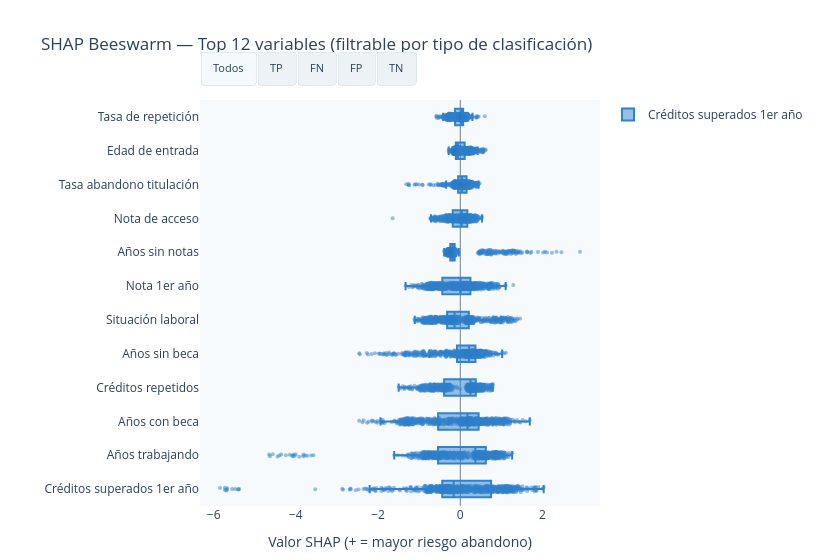

Here is the notebook cell this chart was saved with:
### Code cell
# ============================================================
# CELDA 5: GRÁFICO 2 — BEESWARM FILTRABLE POR TIPO
# Cada punto = un alumno. Eje X = valor SHAP.
# Botones para filtrar por TP / FN / FP / TN / Todos.
# Muestra de 800 obs para no saturar el HTML.
# ============================================================
imp_media  = np.abs(shap_matrix).mean(axis=0)
top12_idx  = np.argsort(imp_media)[::-1][:12]
top12_names = [nombre_legible(feature_names[i]) for i in top12_idx]

np.random.seed(42)
sample_idx  = np.random.choice(len(X_test), min(800, len(X_test)), replace=False)

tipos_orden  = ['Todos', 'TP', 'FN', 'FP', 'TN']
colores_tipo = {'TP':'#27ae60','FN':'#e74c3c','FP':'#e67e22','TN':'#95a5a6','Todos':'#3182ce'}

traces = []
for tipo in tipos_orden:
    mask = np.ones(len(sample_idx), dtype=bool) if tipo == 'Todos' else tipo_cls[sample_idx] == tipo
    si   = sample_idx[mask]
    for j, fi in enumerate(top12_idx):
        fname = nombre_legible(feature_names[fi])
        sv    = shap_matrix[si, fi]
        traces.append(go.Box(
            x=sv, name=fname,
            orientation='h',
            marker=dict(color=colores_tipo[tipo], opacity=0.5, size=4),
            boxpoints='all', jitter=0.4, pointpos=0,
            visible=(tipo == 'Todos'),
            legendgroup=tipo,
            showlegend=(j==0),
            hovertemplate=f'<b>{fname}</b><br>SHAP: %{{x:.4f}}<extra>{tipo}</extra>',
        ))

n_feat  = len(top12_idx)
n_tipos = len(tipos_orden)
buttons = []
for ti, tipo in enumerate(tipos_orden):
    vis = [False] * (n_feat * n_tipos)
    for j in range(n_feat):
        vis[ti * n_feat + j] = True
    n_tipo = (tipo_cls==tipo).sum() if tipo != 'Todos' else len(tipo_cls)
    buttons.append(dict(
        label=tipo, method='update',
        args=[{'visible': vis},
              {'title': f'SHAP Beeswarm — {tipo} ({n_tipo} alumnos)'}]
    ))

fig_bee = go.Figure(data=traces)
fig_bee.update_layout(
    title='SHAP Beeswarm — Top 12 variables (filtrable por tipo de clasificación)',
    xaxis=dict(title='Valor SHAP (+ = mayor riesgo abandono)',
               zeroline=True, zerolinecolor='#718096', zerolinewidth=1),
    height=560, width=820,
    plot_bgcolor='#f7fafc', paper_bgcolor='white',
    updatemenus=[dict(
        type='buttons', direction='right',
        x=0.0, y=1.12, xanchor='left',
        buttons=buttons,
        bgcolor='#edf2f7', bordercolor='#e2e8f0',
        font=dict(size=11),
    )],
    margin=dict(l=200, r=40, t=100, b=40),
)
fig_bee.show()
print('✅ Beeswarm filtrable generado.')

### Figure 1 — Plotly figure (JSON) as saved in the notebook; plotly's stock layout.template omitted (floating-point values rounded to 4 significant figures; data arrays with more than 128 entries replaced by an {"elided": "..."} marker saying what was removed)
{"data": [{"boxpoints": "all", "hovertemplate": "<b>Créditos superados 1er año</b><br>SHAP: %{x:.4f}<extra>Todos</extra>", "jitter": 0.4, "legendgroup": "Todos", "marker": {"color": "#3182ce", "opacity": 0.5, "size": 4}, "name": "Créditos superados 1er año", "orientation": "h", "pointpos": 0, "showlegend": true, "type": "box", "visible": true, "x": {"elided": "800 float values"}}, {"boxpoints": "all", "hovertemplate": "<b>Años trabajando</b><br>SHAP: %{x:.4f}<extra>Todos</extra>", "jitter": 0.4, "legendgroup": "Todos", "marker": {"color": "#3182ce", "opacity": 0.5, "size": 4}, "name": "Años trabajando", "orientation": "h", "pointpos": 0, "showlegend": false, "type": "box", "visible": true, "x": {"elided": "800 float values"}}, {"boxpoints": "all", "hovertemplate": "<b>Años con beca</b><br>SHAP: %{x:.4f}<extra>Todos</extra>", "jitter": 0.4, "legendgroup": "Todos", "marker": {"color": "#3182ce", "opacity": 0.5, "size": 4}, "name": "Años con beca", "orientation": "h", "pointpos": 0, "showlegend": false, "type": "box", "visible": true, "x": {"elided": "800 float values"}}, {"boxpoints": "all", "hovertemplate": "<b>Créditos repetidos</b><br>SHAP: %{x:.4f}<extra>Todos</extra>", "jitter": 0.4, "legendgroup": "Todos", "marker": {"color": "#3182ce", "opacity": 0.5, "size": 4}, "name": "Créditos repetidos", "orientation": "h", "pointpos": 0, "showlegend": false, "type": "box", "visible": true, "x": {"elided": "800 float values"}}, {"boxpoints": "all", "hovertemplate": "<b>Años sin beca</b><br>SHAP: %{x:.4f}<extra>Todos</extra>", "jitter": 0.4, "legendgroup": "Todos", "marker": {"color": "#3182ce", "opacity": 0.5, "size": 4}, "name": "Años sin beca", "orientation": "h", "pointpos": 0, "showlegend": false, "type": "box", "visible": true, "x": {"elided": "800 float values"}}, {"boxpoints": "all", "hovertemplate": "<b>Situación laboral</b><br>SHAP: %{x:.4f}<extra>Todos</extra>", "jitter": 0.4, "legendgroup": "Todos", "marker": {"color": "#3182ce", "opacity": 0.5, "size": 4}, "name": "Situación laboral", "orientation": "h", "pointpos": 0, "showlegend": false, "type": "box", "visible": true, "x": {"elided": "800 float values"}}, {"boxpoints": "all", "hovertemplate": "<b>Nota 1er año</b><br>SHAP: %{x:.4f}<extra>Todos</extra>", "jitter": 0.4, "legendgroup": "Todos", "marker": {"color": "#3182ce", "opacity": 0.5, "size": 4}, "name": "Nota 1er año", "orientation": "h", "pointpos": 0, "showlegend": false, "type": "box", "visible": true, "x": {"elided": "800 float values"}}, {"boxpoints": "all", "hovertemplate": "<b>Años sin notas</b><br>SHAP: %{x:.4f}<extra>Todos</extra>", "jitter": 0.4, "legendgroup": "Todos", "marker": {"color": "#3182ce", "opacity": 0.5, "size": 4}, "name": "Años sin notas", "orientation": "h", "pointpos": 0, "showlegend": false, "type": "box", "visible": true, "x": {"elided": "800 float values"}}, {"boxpoints": "all", "hovertemplate": "<b>Nota de acceso</b><br>SHAP: %{x:.4f}<extra>Todos</extra>", "jitter": 0.4, "legendgroup": "Todos", "marker": {"color": "#3182ce", "opacity": 0.5, "size": 4}, "name": "Nota de acceso", "orientation": "h", "pointpos": 0, "showlegend": false, "type": "box", "visible": true, "x": {"elided": "800 float values"}}, {"boxpoints": "all", "hovertemplate": "<b>Tasa abandono titulación</b><br>SHAP: %{x:.4f}<extra>Todos</extra>", "jitter": 0.4, "legendgroup": "Todos", "marker": {"color": "#3182ce", "opacity": 0.5, "size": 4}, "name": "Tasa abandono titulación", "orientation": "h", "pointpos": 0, "showlegend": false, "type": "box", "visible": true, "x": {"elided": "800 float values"}}, {"boxpoints": "all", "hovertemplate": "<b>Edad de entrada</b><br>SHAP: %{x:.4f}<extra>Todos</extra>", "jitter": 0.4, "legendgroup": "Todos", "marker": {"color": "#3182ce", "opacity": 0.5, "size": 4}, "name": "Edad de entrada", "orientation": "h", "pointpos": 0, "showlegend": false, "type": "box", "visible": true, "x": {"elided": "800 float values"}}, {"boxpoints": "all", "hovertemplate": "<b>Tasa de repetición</b><br>SHAP: %{x:.4f}<extra>Todos</extra>", "jitter": 0.4, "legendgroup": "Todos", "marker": {"color": "#3182ce", "opacity": 0.5, "size": 4}, "name": "Tasa de repetición", "orientation": "h", "pointpos": 0, "showlegend": false, "type": "box", "visible": true, "x": {"elided": "800 float values"}}, {"boxpoints": "all", "hovertemplate": "<b>Créditos superados 1er año</b><br>SHAP: %{x:.4f}<extra>TP</extra>", "jitter": 0.4, "legendgroup": "TP", "marker": {"color": "#27ae60", "opacity": 0.5, "size": 4}, "name": "Créditos superados 1er año", "orientation": "h", "pointpos": 0, "showlegend": true, "type": "box", "visible": false, "x": {"elided": "175 float values"}}, {"boxpoints": "all", "hovertemplate": "<b>Años trabajando</b><br>SHAP: %{x:.4f}<extra>TP</extra>", "jitter": 0.4, "legendgroup": "TP", "marker": {"color": "#27ae60", "opacity": 0.5, "size": 4}, "name": "Años trabajando", "orientation": "h", "pointpos": 0, "showlegend": false, "type": "box", "visible": false, "x": {"elided": "175 float values"}}, {"boxpoints": "all", "hovertemplate": "<b>Años con beca</b><br>SHAP: %{x:.4f}<extra>TP</extra>", "jitter": 0.4, "legendgroup": "TP", "marker": {"color": "#27ae60", "opacity": 0.5, "size": 4}, "name": "Años con beca", "orientation": "h", "pointpos": 0, "showlegend": false, "type": "box", "visible": false, "x": {"elided": "175 float values"}}, {"boxpoints": "all", "hovertemplate": "<b>Créditos repetidos</b><br>SHAP: %{x:.4f}<extra>TP</extra>", "jitter": 0.4, "legendgroup": "TP", "marker": {"color": "#27ae60", "opacity": 0.5, "size": 4}, "name": "Créditos repetidos", "orientation": "h", "pointpos": 0, "showlegend": false, "type": "box", "visible": false, "x": {"elided": "175 float values"}}, {"boxpoints": "all", "hovertemplate": "<b>Años sin beca</b><br>SHAP: %{x:.4f}<extra>TP</extra>", "jitter": 0.4, "legendgroup": "TP", "marker": {"color": "#27ae60", "opacity": 0.5, "size": 4}, "name": "Años sin beca", "orientation": "h", "pointpos": 0, "showlegend": false, "type": "box", "visible": false, "x": {"elided": "175 float values"}}, {"boxpoints": "all", "hovertemplate": "<b>Situación laboral</b><br>SHAP: %{x:.4f}<extra>TP</extra>", "jitter": 0.4, "legendgroup": "TP", "marker": {"color": "#27ae60", "opacity": 0.5, "size": 4}, "name": "Situación laboral", "orientation": "h", "pointpos": 0, "showlegend": false, "type": "box", "visible": false, "x": {"elided": "175 float values"}}, {"boxpoints": "all", "hovertemplate": "<b>Nota 1er año</b><br>SHAP: %{x:.4f}<extra>TP</extra>", "jitter": 0.4, "legendgroup": "TP", "marker": {"color": "#27ae60", "opacity": 0.5, "size": 4}, "name": "Nota 1er año", "orientation": "h", "pointpos": 0, "showlegend": false, "type": "box", "visible": false, "x": {"elided": "175 float values"}}, {"boxpoints": "all", "hovertemplate": "<b>Años sin notas</b><br>SHAP: %{x:.4f}<extra>TP</extra>", "jitter": 0.4, "legendgroup": "TP", "marker": {"color": "#27ae60", "opacity": 0.5, "size": 4}, "name": "Años sin notas", "orientation": "h", "pointpos": 0, "showlegend": false, "type": "box", "visible": false, "x": {"elided": "175 float values"}}, {"boxpoints": "all", "hovertemplate": "<b>Nota de acceso</b><br>SHAP: %{x:.4f}<extra>TP</extra>", "jitter": 0.4, "legendgroup": "TP", "marker": {"color": "#27ae60", "opacity": 0.5, "size": 4}, "name": "Nota de acceso", "orientation": "h", "pointpos": 0, "showlegend": false, "type": "box", "visible": false, "x": {"elided": "175 float values"}}, {"boxpoints": "all", "hovertemplate": "<b>Tasa abandono titulación</b><br>SHAP: %{x:.4f}<extra>TP</extra>", "jitter": 0.4, "legendgroup": "TP", "marker": {"color": "#27ae60", "opacity": 0.5, "size": 4}, "name": "Tasa abandono titulación", "orientation": "h", "pointpos": 0, "showlegend": false, "type": "box", "visible": false, "x": {"elided": "175 float values"}}, {"boxpoints": "all", "hovertemplate": "<b>Edad de entrada</b><br>SHAP: %{x:.4f}<extra>TP</extra>", "jitter": 0.4, "legendgroup": "TP", "marker": {"color": "#27ae60", "opacity": 0.5, "size": 4}, "name": "Edad de entrada", "orientation": "h", "pointpos": 0, "showlegend": false, "type": "box", "visible": false, "x": {"elided": "175 float values"}}, {"boxpoints": "all", "hovertemplate": "<b>Tasa de repetición</b><br>SHAP: %{x:.4f}<extra>TP</extra>", "jitter": 0.4, "legendgroup": "TP", "marker": {"color": "#27ae60", "opacity": 0.5, "size": 4}, "name": "Tasa de repetición", "orientation": "h", "pointpos": 0, "showlegend": false, "type": "box", "visible": false, "x": {"elided": "175 float values"}}, {"boxpoints": "all", "hovertemplate": "<b>Créditos superados 1er año</b><br>SHAP: %{x:.4f}<extra>FN</extra>", "jitter": 0.4, "legendgroup": "FN", "marker": {"color": "#e74c3c", "opacity": 0.5, "size": 4}, "name": "Créditos superados 1er año", "orientation": "h", "pointpos": 0, "showlegend": true, "type": "box", "visible": false, "x": [0.1994, -0.08176, 1.296, 0.4975, 0.01948, 1.143, 1.154, -0.9323, -1.322, 1.087, 0.3694, 0.571, -0.3781, 0.02423, -0.2775, 0.3964, -0.1231, 0.2619, -0.3228, -0.1952, 1.249, 1.031, 1.255, 0.3979, -1.376, 1.018, 0.8461, 0.3611, 0.05521, -0.4312, 0.391, 0.5452, 0.69, 1.218, 1.19, -0.3072, 0.3165, -0.2035, 0.03978, 0.1022, 0.6959, 0.948, 1.288, 0.6222, 0.7103, 1.204, 0.8133, 0.147]}, {"boxpoints": "all", "hovertemplate": "<b>Años trabajando</b><br>SHAP: %{x:.4f}<extra>FN</extra>", "jitter": 0.4, "legendgroup": "FN", "marker": {"color": "#e74c3c", "opacity": 0.5, "size": 4}, "name": "Años trabajando", "orientation": "h", "pointpos": 0, "showlegend": false, "type": "box", "visible": false, "x": [0.4632, -0.6305, 0.1683, -0.2449, -0.3103, -0.08638, -0.0685, 0.5395, 0.6778, -0.6226, 0.5766, -0.09645, 0.8409, -0.8769, 0.09181, 0.4341, 0.5757, 0.5094, -0.1501, -0.01016, 0.01424, -0.009809, -0.5145, 0.524, 0.4539, -0.1765, 0.105, 0.5611, -0.4416, -0.4331, 0.53, 0.5786, 0.5177, -0.1793, -0.4914, -0.3501, -0.8545, -0.3917, -0.1555, 0.4309, -1.268, 0.1737, -0.6215, -0.4864, -0.8493, -0.3606, 0.5256, 0.409]}, {"boxpoints": "all", "hovertemplate": "<b>Años con beca</b><br>SHAP: %{x:.4f}<extra>FN</extra>", "jitter": 0.4, "legendgroup": "FN", "marker": {"color": "#e74c3c", "opacity": 0.5, "size": 4}, "name": "Años con beca", "orientation": "h", "pointpos": 0, "showlegend": false, "type": "box", "visible": false, "x": [0.196, 0.4503, 0.01288, -0.319, 0.005883, -0.01753, 0.4497, 0.3036, 1.274, -0.3974, 0.2233, -0.7435, -0.7967, -0.6267, 0.04954, -1.268, 0.6385, 0.632, -0.6394, 0.453, 0.1365, 0.2572, 0.1432, 0.2204, 0.3424, 0.09214, 0.2187, 0.229, 0.4093, 0.7425, 0.208, -0.09993, 0.4095, -0.2891, 0.3163, 0.2766, 0.3636, 0.06571, -0.4538, 0.1782, -1.098, 0.1769, 0.1533, -0.3887, -0.5396, -0.7948, 0.2298, 0.4582]}, {"boxpoints": "all", "hovertemplate": "<b>Créditos repetidos</b><br>SHAP: %{x:.4f}<extra>FN</extra>", "jitter": 0.4, "legendgroup": "FN", "marker": {"color": "#e74c3c", "opacity": 0.5, "size": 4}, "name": "Créditos repetidos", "orientation": "h", "pointpos": 0, "showlegend": false, "type": "box", "visible": false, "x": [0.334, 0.2637, 0.3318, -0.6176, 0.2533, 0.3591, 0.3578, -0.003168, 0.3415, 0.3098, 0.4151, -0.4312, 0.5237, 0.3098, -0.309, -0.6608, -0.9667, 0.4011, 0.2309, -0.7959, 0.319, 0.3267, 0.2898, 0.3863, -0.8467, 0.3947, 0.3075, 0.367, 0.4493, 0.3274, 0.3792, -0.9351, 0.2523, -0.6668, 0.3192, -0.3048, -0.1776, 0.2614, -0.3312, 0.2665, 0.3326, -0.9166, 0.3408, 0.1963, 0.3362, -0.149, 0.3777, 0.3439]}, {"boxpoints": "all", "hovertemplate": "<b>Años sin beca</b><br>SHAP: %{x:.4f}<extra>FN</extra>", "jitter": 0.4, "legendgroup": "FN", "marker": {"color": "#e74c3c", "opacity": 0.5, "size": 4}, "name": "Años sin beca", "orientation": "h", "pointpos": 0, "showlegend": false, "type": "box", "visible": false, "x": [0.2618, 0.5198, 0.151, 0.147, 0.2356, 0.2381, 0.1845, -1.061, 0.06149, 0.03216, 0.2811, 0.3065, 0.325, 0.1158, -0.896, 0.06288, -1.415, 0.3827, 0.2039, -0.851, 0.1792, 0.3704, 0.1904, 0.206, 0.5521, 0.1834, 0.3493, 0.1791, 0.4712, 0.1147, 0.3173, -0.04156, 0.2704, 0.1814, -0.3822, -0.1367, -1.657, 0.4733, 0.1411, 0.3163, 0.04801, -0.9053, 0.1597, 0.03251, 0.05719, 0.04252, 0.2329, 0.3863]}, {"boxpoints": "all", "hovertemplate": "<b>Situación laboral</b><br>SHAP: %{x:.4f}<extra>FN</extra>", "jitter": 0.4, "legendgroup": "FN", "marker": {"color": "#e74c3c", "opacity": 0.5, "size": 4}, "name": "Situación laboral", "orientation": "h", "pointpos": 0, "showlegend": false, "type": "box", "visible": false, "x": [-0.6124, -0.3915, -0.4536, -0.1367, -0.3955, -0.4052, -0.9958, 0.102, 0.2554, -0.2802, -0.7295, -0.1259, -0.1199, -0.1578, -0.08571, 0.006873, 0.2028, -1.049, -0.129, -0.2323, -0.5941, -0.7118, -0.5294, -0.5711, 0.1845, -0.6631, -0.766, -0.6818, -0.2828, -0.6193, -0.535, 0.0934, -1.043, -0.242, -0.4948, -0.08689, -0.1644, -0.3336, -0.2252, -0.7791, -0.3508, -0.2046, -0.4888, -0.4172, -0.2348, -0.3102, -0.8799, -1.107]}, {"boxpoints": "all", "hovertemplate": "<b>Nota 1er año</b><br>SHAP: %{x:.4f}<extra>FN</extra>", "jitter": 0.4, "legendgroup": "FN", "marker": {"color": "#e74c3c", "opacity": 0.5, "size": 4}, "name": "Nota 1er año", "orientation": "h", "pointpos": 0, "showlegend": false, "type": "box", "visible": false, "x": [-0.2128, -0.6667, -0.151, 0.198, 0.1827, -0.5329, 0.1217, -0.3526, -0.1013, 0.7635, -0.3089, 0.7244, 0.387, 0.2466, -0.1713, 0.2297, 0.2549, 0.2555, 0.2228, -0.01484, 0.1605, 0.2425, 0.6635, -0.08779, 0.02974, 0.3405, 0.3631, -0.2348, 0.1061, -0.1733, -0.9093, 0.1147, 0.0929, 0.2644, 0.7116, -0.5124, 0.2197, -0.8919, -0.3728, -0.2912, 0.2969, 0.4343, 0.3625, 0.2943, 0.7072, 0.3761, 0.4109, 0.851]}, {"boxpoints": "all", "hovertemplate": "<b>Años sin notas</b><br>SHAP: %{x:.4f}<extra>FN</extra>", "jitter": 0.4, "legendgroup": "FN", "marker": {"color": "#e74c3c", "opacity": 0.5, "size": 4}, "name": "Años sin notas", "orientation": "h", "pointpos": 0, "showlegend": false, "type": "box", "visible": false, "x": [-0.1965, -0.2068, -0.1793, -0.256, 0.8217, -0.1842, -0.1664, 1.709, -0.1622, -0.1331, -0.1929, 1.106, -0.214, -0.1783, 2.46, 1.156, 1.311, -0.2072, 0.981, -0.3083, -0.14, -0.1647, -0.1495, -0.1937, -0.3224, -0.1787, -0.1722, -0.202, -0.1944, -0.1963, -0.165, 1.304, 0.5479, -0.2078, -0.1781, 1.331, 0.9929, -0.2029, -0.2638, -0.1753, -0.2165, -0.3199, -0.174, 1.73, -0.1752, -0.2459, -0.17, -0.1522]}, {"boxpoints": "all", "hovertemplate": "<b>Nota de acceso</b><br>SHAP: %{x:.4f}<extra>FN</extra>", "jitter": 0.4, "legendgroup": "FN", "marker": {"color": "#e74c3c", "opacity": 0.5, "size": 4}, "name": "Nota de acceso", "orientation": "h", "pointpos": 0, "showlegend": false, "type": "box", "visible": false, "x": [0.02533, -0.1035, 0.297, 0.2014, -0.204, 0.1713, 0.1758, 0.09669, 0.1708, 0.3315, 0.3609, 0.1952, 0.1702, -0.05819, -0.3036, 0.1163, 0.09207, -0.2909, -0.1352, 0.136, -0.2791, -0.2848, -0.2809, 0.3543, 0.02013, -0.2328, -0.2162, 0.4194, 0.1453, 0.235, 0.5299, 0.1026, 0.2883, 0.2318, 0.2337, 0.2148, -0.01281, -0.1815, -0.1043, -0.4961, 0.1948, 0.05855, 0.2217, -0.1067, -0.01773, 0.345, -0.3728, -0.4433]}, {"boxpoints": "all", "hovertemplate": "<b>Tasa abandono titulación</b><br>SHAP: %{x:.4f}<extra>FN</extra>", "jitter": 0.4, "legendgroup": "FN", "marker": {"color": "#e74c3c", "opacity": 0.5, "size": 4}, "name": "Tasa abandono titulación", "orientation": "h", "pointpos": 0, "showlegend": false, "type": "box", "visible": false, "x": [0.1877, 0.2439, 0.08472, 0.2155, 0.2028, 0.04103, -0.05979, 0.3131, -0.09653, 0.1255, 0.1149, 0.238, 0.03483, 0.151, 0.1943, 0.05505, 0.1941, 0.0944, 0.2917, 0.2311, 0.03861, 0.2014, 0.08917, 0.1342, 0.2735, 0.1207, 0.007192, 0.05211, 0.2212, 0.255, -0.04063, -0.05109, 0.09165, 0.06914, 0.0634, -0.1016, -0.0128, 0.1903, 0.2213, -0.04769, 0.1639, -0.01316, 0.05359, 0.1826, 0.001957, 0.1503, 0.03926, 0.1009]}, {"boxpoints": "all", "hovertemplate": "<b>Edad de entrada</b><br>SHAP: %{x:.4f}<extra>FN</extra>", "jitter": 0.4, "legendgroup": "FN", "marker": {"color": "#e74c3c", "opacity": 0.5, "size": 4}, "name": "Edad de entrada", "orientation": "h", "pointpos": 0, "showlegend": false, "type": "box", "visible": false, "x": [-0.1026, -0.08471, -0.02409, -0.1016, -0.1366, 0.4228, -0.1253, 0.4086, 0.2187, 0.1563, 0.2052, -0.2255, 0.1998, -0.1256, -0.1272, 0.2387, -0.1415, -0.07867, -0.1819, -0.1298, -0.06631, -0.0908, -0.06489, -0.09535, 0.282, -0.09762, -0.1084, 0.2321, -0.04561, -0.07909, 0.3876, -0.0007088, -0.084, -0.03483, -0.01701, -0.03533, -0.01824, -0.08168, -0.0431, -0.05714, -0.16, 0.1561, -0.008691, -0.138, -0.1265, 0.007075, -0.09356, -0.0398]}, {"boxpoints": "all", "hovertemplate": "<b>Tasa de repetición</b><br>SHAP: %{x:.4f}<extra>FN</extra>", "jitter": 0.4, "legendgroup": "FN", "marker": {"color": "#e74c3c", "opacity": 0.5, "size": 4}, "name": "Tasa de repetición", "orientation": "h", "pointpos": 0, "showlegend": false, "type": "box", "visible": false, "x": [0.03888, 0.008973, 0.03911, -0.02054, 0.009304, 0.03678, 0.05878, 0.2051, 0.03006, 0.04938, 0.06389, -0.1651, 0.07063, 0.02586, 0.07754, -0.05803, -0.232, 0.07062, 0.002732, -0.2305, 0.05965, 0.05371, 0.05098, 0.06397, -0.2336, 0.06132, 0.05181, 0.06485, 0.05469, 0.02791, 0.05024, -0.526, 0.03273, -0.1349, 0.04734, -0.1144, 0.2916, 0.006699, -0.1765, 0.036, -0.01896, 0.06522, 0.06246, 0.02759, 0.03957, -0.1633, 0.07498, 0.05953]}, {"boxpoints": "all", "hovertemplate": "<b>Créditos superados 1er año</b><br>SHAP: %{x:.4f}<extra>FP</extra>", "jitter": 0.4, "legendgroup": "FP", "marker": {"color": "#e67e22", "opacity": 0.5, "size": 4}, "name": "Créditos superados 1er año", "orientation": "h", "pointpos": 0, "showlegend": true, "type": "box", "visible": false, "x": [-0.4789, 1.016, 0.9864, 0.8405, 0.6628, 0.4335, 0.9344, 1.165, 1.283, 0.3424, 1.099, 1.062, 0.1584, 0.521, 0.9347, -0.9894, 0.9166, 1.199, 0.3454, -1.479, 0.9343, 1.085, 0.859, 0.6899, 0.5001]}, {"boxpoints": "all", "hovertemplate": "<b>Años trabajando</b><br>SHAP: %{x:.4f}<extra>FP</extra>", "jitter": 0.4, "legendgroup": "FP", "marker": {"color": "#e67e22", "opacity": 0.5, "size": 4}, "name": "Años trabajando", "orientation": "h", "pointpos": 0, "showlegend": false, "type": "box", "visible": false, "x": [0.9433, 0.672, 0.6305, 0.3629, -0.2067, 0.4965, 0.5145, 0.2494, -0.5418, 0.6593, -0.4386, 0.6183, 0.9258, 0.6105, 0.7956, 0.5211, 0.8457, -0.1542, 0.5917, 0.635, 0.5796, 0.6506, 0.5541, 0.5594, 0.001438]}, {"boxpoints": "all", "hovertemplate": "<b>Años con beca</b><br>SHAP: %{x:.4f}<extra>FP</extra>", "jitter": 0.4, "legendgroup": "FP", "marker": {"color": "#e67e22", "opacity": 0.5, "size": 4}, "name": "Años con beca", "orientation": "h", "pointpos": 0, "showlegend": false, "type": "box", "visible": false, "x": [0.5929, 0.2698, 0.1665, -0.007701, 0.2535, 0.6466, 0.4975, 0.3992, 0.0221, 0.1774, -0.7042, 0.201, 1.015, 0.2187, -0.08438, 0.3749, -1.126, 0.4961, 0.225, 0.9028, 0.4322, 0.1582, -0.395, 0.1943, -0.6943]}, {"boxpoints": "all", "hovertemplate": "<b>Créditos repetidos</b><br>SHAP: %{x:.4f}<extra>FP</extra>", "jitter": 0.4, "legendgroup": "FP", "marker": {"color": "#e67e22", "opacity": 0.5, "size": 4}, "name": "Créditos repetidos", "orientation": "h", "pointpos": 0, "showlegend": false, "type": "box", "visible": false, "x": [0.4484, 0.3924, 0.2792, 0.2119, 0.4321, 0.4139, -0.907, 0.4559, 0.2771, 0.265, 0.4189, 0.4593, 0.5692, 0.4452, 0.4246, -0.4658, 0.5954, 0.3784, 0.3936, -0.542, 0.2332, 0.2973, -0.5514, 0.3956, -0.3788]}, {"boxpoints": "all", "hovertemplate": "<b>Años sin beca</b><br>SHAP: %{x:.4f}<extra>FP</extra>", "jitter": 0.4, "legendgroup": "FP", "marker": {"color": "#e67e22", "opacity": 0.5, "size": 4}, "name": "Años sin beca", "orientation": "h", "pointpos": 0, "showlegend": false, "type": "box", "visible": false, "x": [0.723, 0.3493, 0.1904, 0.03749, 0.3993, 0.3485, -1.016, 0.2111, 0.3449, 0.1564, 0.05779, 0.2279, 0.6835, 0.2016, 0.2907, -1.11, 0.3461, 0.1642, 0.1612, -0.1605, 0.2805, 0.1809, -0.09484, 0.2215, 0.03598]}, {"boxpoints": "all", "hovertemplate": "<b>Situación laboral</b><br>SHAP: %{x:.4f}<extra>FP</extra>", "jitter": 0.4, "legendgroup": "FP", "marker": {"color": "#e67e22", "opacity": 0.5, "size": 4}, "name": "Situación laboral", "orientation": "h", "pointpos": 0, "showlegend": false, "type": "box", "visible": false, "x": [0.2971, -0.4512, -0.7182, -0.5849, -0.3263, -0.7211, 0.1693, -0.6045, -0.4278, -0.6385, -0.1306, -0.6303, -0.4231, -0.7253, 0.4621, 0.09628, 0.4638, -0.7712, -0.6108, 0.2232, -0.7189, -0.7122, 0.0001642, -0.8847, -0.1049]}, {"boxpoints": "all", "hovertemplate": "<b>Nota 1er año</b><br>SHAP: %{x:.4f}<extra>FP</extra>", "jitter": 0.4, "legendgroup": "FP", "marker": {"color": "#e67e22", "opacity": 0.5, "size": 4}, "name": "Nota 1er año", "orientation": "h", "pointpos": 0, "showlegend": false, "type": "box", "visible": false, "x": [-0.1366, -0.5325, 0.11, 0.9209, 0.34, -0.1874, -0.1117, 0.9266, 0.3589, 0.1627, 0.3512, 0.7833, 0.6961, 0.363, 0.4779, 0.1522, 0.09318, 0.3431, 1.288, 0.6128, 0.1294, 0.1314, 0.244, 0.809, 0.3386]}, {"boxpoints": "all", "hovertemplate": "<b>Años sin notas</b><br>SHAP: %{x:.4f}<extra>FP</extra>", "jitter": 0.4, "legendgroup": "FP", "marker": {"color": "#e67e22", "opacity": 0.5, "size": 4}, "name": "Años sin notas", "orientation": "h", "pointpos": 0, "showlegend": false, "type": "box", "visible": false, "x": [-0.1752, -0.1888, 0.7033, 0.6771, -0.1841, -0.1792, 0.9128, -0.0347, -0.1498, 0.7465, 1.3, -0.1455, -0.1654, -0.1823, 0.8813, 2.106, -0.1357, -0.209, -0.1093, 1.62, 0.5607, 0.6159, 1.101, -0.1574, 1.192]}, {"boxpoints": "all", "hovertemplate": "<b>Nota de acceso</b><br>SHAP: %{x:.4f}<extra>FP</extra>", "jitter": 0.4, "legendgroup": "FP", "marker": {"color": "#e67e22", "opacity": 0.5, "size": 4}, "name": "Nota de acceso", "orientation": "h", "pointpos": 0, "showlegend": false, "type": "box", "visible": false, "x": [0.01294, 0.2022, 0.2441, -0.2229, 0.1517, 0.3991, 0.1373, -0.001251, -0.129, 0.2178, 0.08773, 0.4029, 0.1657, 0.3642, 0.1573, 0.07444, 0.1372, -0.05423, 0.4308, 0.03728, 0.212, 0.3266, 0.2216, -0.2215, 0.297]}, {"boxpoints": "all", "hovertemplate": "<b>Tasa abandono titulación</b><br>SHAP: %{x:.4f}<extra>FP</extra>", "jitter": 0.4, "legendgroup": "FP", "marker": {"color": "#e67e22", "opacity": 0.5, "size": 4}, "name": "Tasa abandono titulación", "orientation": "h", "pointpos": 0, "showlegend": false, "type": "box", "visible": false, "x": [0.1202, 0.06973, 0.01921, 0.1263, 0.167, -0.1174, 0.2014, 0.1802, 0.1444, 0.1075, 0.06806, 0.1125, -0.1122, 0.03628, 0.1927, 0.2127, 0.1859, 0.1881, -0.03124, 0.2188, -0.002154, 0.1473, -0.02017, 0.1115, 0.05216]}, {"boxpoints": "all", "hovertemplate": "<b>Edad de entrada</b><br>SHAP: %{x:.4f}<extra>FP</extra>", "jitter": 0.4, "legendgroup": "FP", "marker": {"color": "#e67e22", "opacity": 0.5, "size": 4}, "name": "Edad de entrada", "orientation": "h", "pointpos": 0, "showlegend": false, "type": "box", "visible": false, "x": [0.2019, -0.1066, -0.05228, -0.02783, -0.02841, 0.2132, 0.2842, -0.0243, -0.09716, -0.00437, -0.1893, 0.2495, 0.4167, -0.03765, 0.1351, 0.6128, 0.2982, -0.103, 0.2591, 0.3832, -0.02663, -0.03522, -0.06237, -0.07163, -0.2308]}, {"boxpoints": "all", "hovertemplate": "<b>Tasa de repetición</b><br>SHAP: %{x:.4f}<extra>FP</extra>", "jitter": 0.4, "legendgroup": "FP", "marker": {"color": "#e67e22", "opacity": 0.5, "size": 4}, "name": "Tasa de repetición", "orientation": "h", "pointpos": 0, "showlegend": false, "type": "box", "visible": false, "x": [0.07182, 0.06686, 0.03551, 0.03603, 0.06599, 0.07095, -0.1191, 0.09823, 0.02617, 0.04102, 0.05046, 0.08436, 0.1033, 0.08191, 0.1228, -0.09408, 0.1409, 0.04571, 0.07009, -0.1595, 0.03949, 0.04473, 0.1999, 0.06605, 0.2736]}, {"boxpoints": "all", "hovertemplate": "<b>Créditos superados 1er año</b><br>SHAP: %{x:.4f}<extra>TN</extra>", "jitter": 0.4, "legendgroup": "TN", "marker": {"color": "#95a5a6", "opacity": 0.5, "size": 4}, "name": "Créditos superados 1er año", "orientation": "h", "pointpos": 0, "showlegend": true, "type": "box", "visible": false, "x": {"elided": "552 float values"}}, {"boxpoints": "all", "hovertemplate": "<b>Años trabajando</b><br>SHAP: %{x:.4f}<extra>TN</extra>", "jitter": 0.4, "legendgroup": "TN", "marker": {"color": "#95a5a6", "opacity": 0.5, "size": 4}, "name": "Años trabajando", "orientation": "h", "pointpos": 0, "showlegend": false, "type": "box", "visible": false, "x": {"elided": "552 float values"}}, {"boxpoints": "all", "hovertemplate": "<b>Años con beca</b><br>SHAP: %{x:.4f}<extra>TN</extra>", "jitter": 0.4, "legendgroup": "TN", "marker": {"color": "#95a5a6", "opacity": 0.5, "size": 4}, "name": "Años con beca", "orientation": "h", "pointpos": 0, "showlegend": false, "type": "box", "visible": false, "x": {"elided": "552 float values"}}, {"boxpoints": "all", "hovertemplate": "<b>Créditos repetidos</b><br>SHAP: %{x:.4f}<extra>TN</extra>", "jitter": 0.4, "legendgroup": "TN", "marker": {"color": "#95a5a6", "opacity": 0.5, "size": 4}, "name": "Créditos repetidos", "orientation": "h", "pointpos": 0, "showlegend": false, "type": "box", "visible": false, "x": {"elided": "552 float values"}}, {"boxpoints": "all", "hovertemplate": "<b>Años sin beca</b><br>SHAP: %{x:.4f}<extra>TN</extra>", "jitter": 0.4, "legendgroup": "TN", "marker": {"color": "#95a5a6", "opacity": 0.5, "size": 4}, "name": "Años sin beca", "orientation": "h", "pointpos": 0, "showlegend": false, "type": "box", "visible": false, "x": {"elided": "552 float values"}}, {"boxpoints": "all", "hovertemplate": "<b>Situación laboral</b><br>SHAP: %{x:.4f}<extra>TN</extra>", "jitter": 0.4, "legendgroup": "TN", "marker": {"color": "#95a5a6", "opacity": 0.5, "size": 4}, "name": "Situación laboral", "orientation": "h", "pointpos": 0, "showlegend": false, "type": "box", "visible": false, "x": {"elided": "552 float values"}}, {"boxpoints": "all", "hovertemplate": "<b>Nota 1er año</b><br>SHAP: %{x:.4f}<extra>TN</extra>", "jitter": 0.4, "legendgroup": "TN", "marker": {"color": "#95a5a6", "opacity": 0.5, "size": 4}, "name": "Nota 1er año", "orientation": "h", "pointpos": 0, "showlegend": false, "type": "box", "visible": false, "x": {"elided": "552 float values"}}, {"boxpoints": "all", "hovertemplate": "<b>Años sin notas</b><br>SHAP: %{x:.4f}<extra>TN</extra>", "jitter": 0.4, "legendgroup": "TN", "marker": {"color": "#95a5a6", "opacity": 0.5, "size": 4}, "name": "Años sin notas", "orientation": "h", "pointpos": 0, "showlegend": false, "type": "box", "visible": false, "x": {"elided": "552 float values"}}, {"boxpoints": "all", "hovertemplate": "<b>Nota de acceso</b><br>SHAP: %{x:.4f}<extra>TN</extra>", "jitter": 0.4, "legendgroup": "TN", "marker": {"color": "#95a5a6", "opacity": 0.5, "size": 4}, "name": "Nota de acceso", "orientation": "h", "pointpos": 0, "showlegend": false, "type": "box", "visible": false, "x": {"elided": "552 float values"}}, {"boxpoints": "all", "hovertemplate": "<b>Tasa abandono titulación</b><br>SHAP: %{x:.4f}<extra>TN</extra>", "jitter": 0.4, "legendgroup": "TN", "marker": {"color": "#95a5a6", "opacity": 0.5, "size": 4}, "name": "Tasa abandono titulación", "orientation": "h", "pointpos": 0, "showlegend": false, "type": "box", "visible": false, "x": {"elided": "552 float values"}}, {"boxpoints": "all", "hovertemplate": "<b>Edad de entrada</b><br>SHAP: %{x:.4f}<extra>TN</extra>", "jitter": 0.4, "legendgroup": "TN", "marker": {"color": "#95a5a6", "opacity": 0.5, "size": 4}, "name": "Edad de entrada", "orientation": "h", "pointpos": 0, "showlegend": false, "type": "box", "visible": false, "x": {"elided": "552 float values"}}, {"boxpoints": "all", "hovertemplate": "<b>Tasa de repetición</b><br>SHAP: %{x:.4f}<extra>TN</extra>", "jitter": 0.4, "legendgroup": "TN", "marker": {"color": "#95a5a6", "opacity": 0.5, "size": 4}, "name": "Tasa de repetición", "orientation": "h", "pointpos": 0, "showlegend": false, "type": "box", "visible": false, "x": {"elided": "552 float values"}}], "layout": {"height": 560, "margin": {"b": 40, "l": 200, "r": 40, "t": 100}, "paper_bgcolor": "white", "plot_bgcolor": "#f7fafc", "title": {"text": "SHAP Beeswarm — Top 12 variables (filtrable por tipo de clasificación)"}, "updatemenus": [{"bgcolor": "#edf2f7", "bordercolor": "#e2e8f0", "buttons": [{"args": [{"visible": [true, true, true, true, true, true, true, true, true, true, true, true, false, false, false, false, false, false, false, false, false, false, false, false, false, false, false, false, false, false, false, false, false, false, false, false, false, false, false, false, false, false, false, false, false, false, false, false, false, false, false, false, false, false, false, false, false, false, false, false]}, {"title": "SHAP Beeswarm — Todos (6725 alumnos)"}], "label": "Todos", "method": "update"}, {"args": [{"visible": [false, false, false, false, false, false, false, false, false, false, false, false, true, true, true, true, true, true, true, true, true, true, true, true, false, false, false, false, false, false, false, false, false, false, false, false, false, false, false, false, false, false, false, false, false, false, false, false, false, false, false, false, false, false, false, false, false, false, false, false]}, {"title": "SHAP Beeswarm — TP (1583 alumnos)"}], "label": "TP", "method": "update"}, {"args": [{"visible": [false, false, false, false, false, false, false, false, false, false, false, false, false, false, false, false, false, false, false, false, false, false, false, false, true, true, true, true, true, true, true, true, true, true, true, true, false, false, false, false, false, false, false, false, false, false, false, false, false, false, false, false, false, false, false, false, false, false, false, false]}, {"title": "SHAP Beeswarm — FN (384 alumnos)"}], "label": "FN", "method": "update"}, {"args": [{"visible": [false, false, false, false, false, false, false, false, false, false, false, false, false, false, false, false, false, false, false, false, false, false, false, false, false, false, false, false, false, false, false, false, false, false, false, false, true, true, true, true, true, true, true, true, true, true, true, true, false, false, false, false, false, false, false, false, false, false, false, false]}, {"title": "SHAP Beeswarm — FP (249 alumnos)"}], "label": "FP", "method": "update"}, {"args": [{"visible": [false, false, false, false, false, false, false, false, false, false, false, false, false, false, false, false, false, false, false, false, false, false, false, false, false, false, false, false, false, false, false, false, false, false, false, false, false, false, false, false, false, false, false, false, false, false, false, false, true, true, true, true, true, true, true, true, true, true, true, true]}, {"title": "SHAP Beeswarm — TN (4509 alumnos)"}], "label": "TN", "method": "update"}], "direction": "right", "font": {"size": 11}, "type": "buttons", "x": 0.0, "xanchor": "left", "y": 1.12}], "width": 820, "xaxis": {"title": {"text": "Valor SHAP (+ = mayor riesgo abandono)"}, "zeroline": true, "zerolinecolor": "#718096", "zerolinewidth": 1}}}
